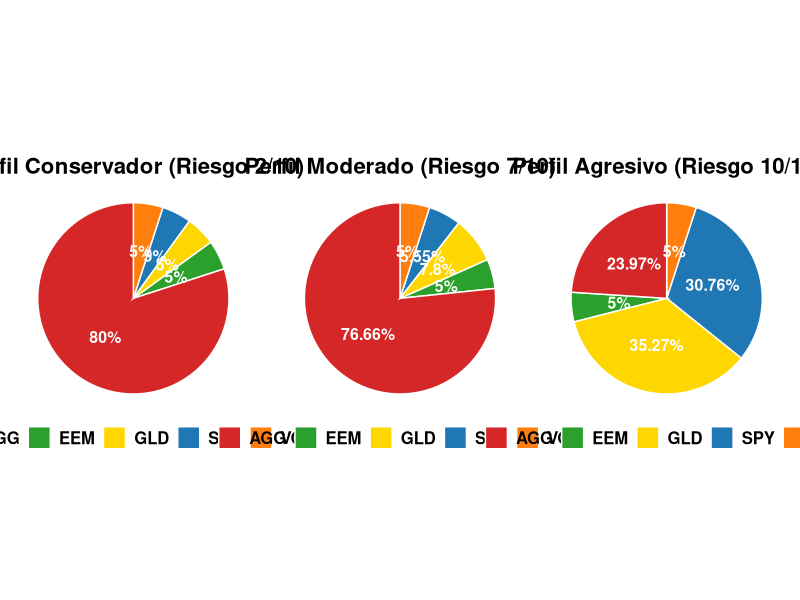

Recreate this plot in R.
# ==============================================================================
# SCRIPT 04: GENERACIÓN DEL GRÁFICO DE PESOS PARA LA MEMORIA
# Objetivo: Obtener los pesos para cada perfil simulado y generar un gráfico
#           que será insertado en la memoria
# ==============================================================================

# 1. Cargamos librerías necesarias
library(tidyverse)
library(gridExtra)

# 2. Definimos los datos y colores a utilizar en el gráfico
activos <- c("SPY", "VGK", "EEM", "AGG", "GLD")
colores <- c("SPY" = '#1f77b4',
             "VGK" = '#ff7f0e',
             "EEM" = '#2ca02c',
             "AGG" = '#d62728',
             "GLD" = '#ffd700')

crear_df_pesos <- function(pesos, perfil) {
  data.frame(
    Activo = activos,
    Peso = pesos,
    Perfil = perfil
  ) %>%
    mutate(
      label = paste0(Activo, "\n", round(Peso, 2), "%"),
      Peso_num = Peso / 100
    )
}

# Ponemos los pesos exactos obtenidos en el apartado final del Script 02
df_cons <- crear_df_pesos(c(5.00, 5.00, 5.00, 80.00, 5.00), "Perfil Conservador (Riesgo 2/10)")
df_mod  <- crear_df_pesos(c(5.55, 5.00, 5.00, 76.66, 7.80), "Perfil Moderado (Riesgo 7/10)")
df_agr  <- crear_df_pesos(c(30.76, 5.00, 5.00, 23.97, 35.27), "Perfil Agresivo (Riesgo 10/10)")

# Combinamos los pesos en un solo data frame
df_total <- rbind(df_cons, df_mod, df_agr)

# 3. Definimos la función de trazado del gráfico con ggplot2
plot_profesional <- function(df_perfil) {
  ggplot(df_perfil, aes(x = "", y = Peso_num, fill = Activo)) +
    geom_bar(stat = "identity", width = 1, color = "white") +
    coord_polar("y", start = 0) +

    # Dejamos solo el porcentaje dentro del quesito, con tamaño de letra ajustado
    geom_text(aes(label = paste0(round(Peso, 2), "%")),
              position = position_stack(vjust = 0.5),
              color = "white", size = 4, fontface = "bold") +
    scale_fill_manual(values = colores) +
    theme_void() +
    theme(
      legend.position = "bottom", # Movemos los nombres a la leyenda
      legend.title = element_blank(), # Quitamos la palabra "Activo" de la leyenda
      legend.text = element_text(size = 12, face = "bold"),
      plot.title = element_text(size = 16, face = "bold", hjust = 0.5),
      plot.margin = margin(t = 20, r = 10, b = 20, l = 10)
    ) +
    labs(title = df_perfil$Perfil[1])
}

# 4. Generamos los tres gráficos individuales y los combinamos en un único lienzo
p1 <- plot_profesional(df_cons)
p2 <- plot_profesional(df_mod)
p3 <- plot_profesional(df_agr)
p_final <- grid.arrange(p1, p2, p3, ncol = 3)

# 5. Guardamos el gráfico con buena resolucón
cat("\nGuardando gráfico final en alta resolución...\n")
ruta_guardado <- "results/pesos_perfiles_inversion.png"
if(!dir.exists("results")) dir.create("results")
ggsave(filename = ruta_guardado, plot = p_final, width = 16, height = 7, dpi = 300, bg = "white")
cat("¡Gráfico guardado en:", ruta_guardado, "!\n")
